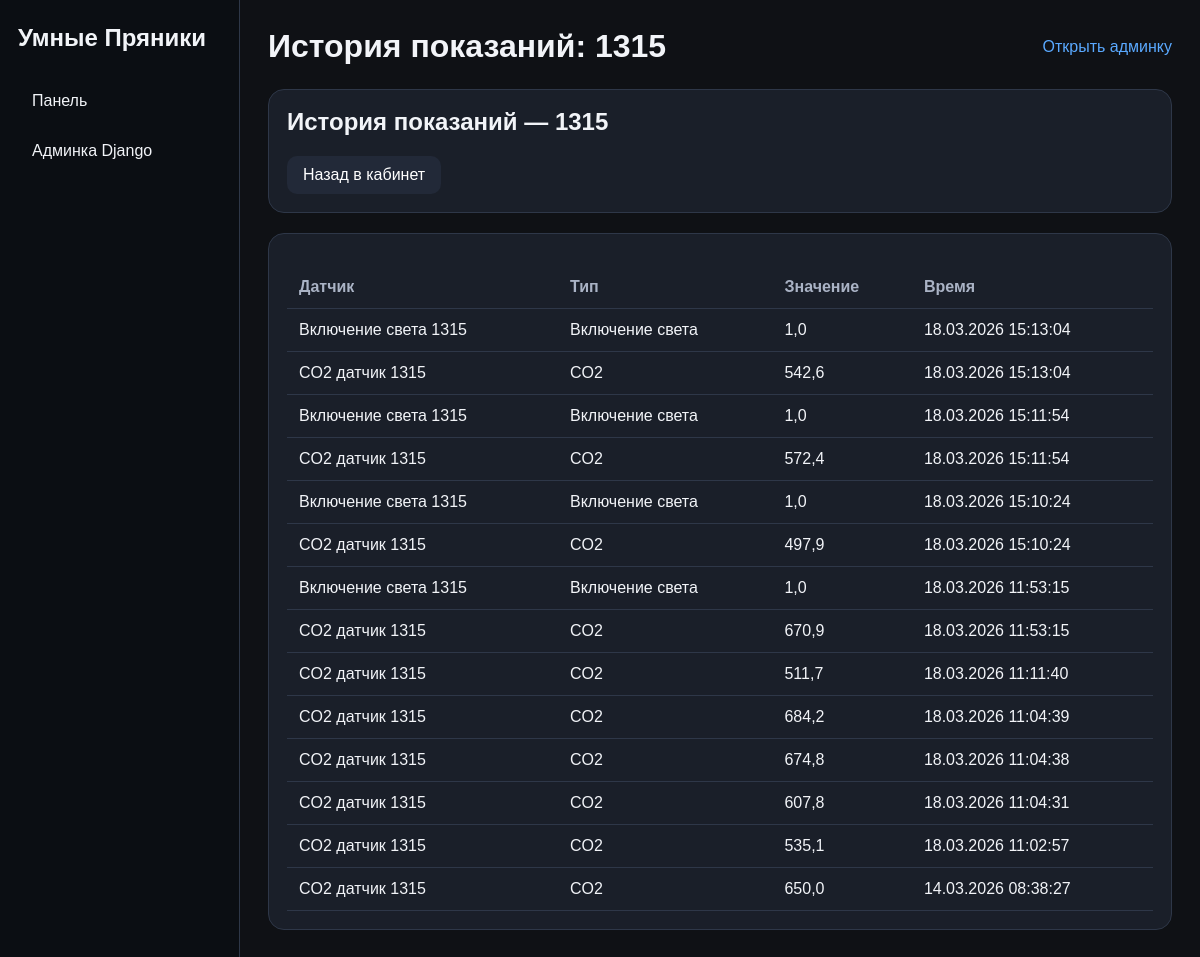
The page /dashboard/room/1/history/ (signed in) on the database its author committed.
### university/models.py (models this page shows, shortened)
class Room(models.Model):
    name = models.CharField("Название кабинета", max_length=50)
    floor = models.IntegerField("Этаж")
    chairs = models.IntegerField("Количество стульев", default=0)
    desks = models.IntegerField("Количество парт", default=0)
    computers = models.IntegerField("Количество компьютеров", default=0)
    windows = models.IntegerField("Количество окон", default=0)
    conditioners = models.IntegerField("Количество кондиционеров", default=0)
    description = models.TextField("Описание кабинета", blank=True)
    class Meta:
        verbose_name = "Кабинет"
        verbose_name_plural = "Кабинеты"

class SensorData(models.Model):
    sensor = models.ForeignKey(Sensor, verbose_name="Датчик", on_delete=models.CASCADE)
    value = models.FloatField("Значение")
    created_at = models.DateTimeField("Время записи", auto_now_add=True)
    class Meta:
        verbose_name = "Показание датчика"
        verbose_name_plural = "Показания датчиков"
        ordering = ('-created_at',)

class Sensor(models.Model):
    STATUS_CHOICES = [
        ("active", "Работает"),
        ("error", "Ошибка"),
        ("disabled", "Выключен"),
    ]
    room = models.ForeignKey(Room, verbose_name="Кабинет", on_delete=models.CASCADE)
    sensor_type = models.ForeignKey(SensorType, verbose_name="Тип датчика", on_delete=models.CASCADE)
    name = models.CharField("Название датчика", max_length=100)
    status = models.CharField("Статус", max_length=20, choices=STATUS_CHOICES, default="active")
    last_value = models.FloatField("Последнее значение", null=True, blank=True)
    last_updated = models.DateTimeField("Время последнего обновления", auto_now=True)
    class Meta:
        verbose_name = "Датчик"
        verbose_name_plural = "Датчики"

class SensorType(models.Model):
    name = models.CharField("Название типа датчика", max_length=100)
    class Meta:
        verbose_name = "Тип датчика"
        verbose_name_plural = "Типы датчиков"

### university/views.py (the view)
# urls.py: path("dashboard/room/<int:room_id>/history/", views.room_history, name="room_history"),
@staff_member_required
def room_history(request, room_id):
    room = get_object_or_404(Room, pk=room_id)
    history = (
        SensorData.objects.filter(sensor__room=room)
        .select_related("sensor", "sensor__sensor_type")
        .order_by("-created_at")[:100]
    )
    context = {
        "room": room,
        "history": history,
        "title": f"История показаний: {room.name}",
    }
    return render(request, "dashboard/history.html", context)

### university/templates/dashboard/history.html
{% extends "dashboard/base.html" %}
{% block content %}
<div class="card">
    <h2>История показаний — {{ room.name }}</h2>
    <div class="actions">
        <a class="btn btn-secondary" href="{% url 'university:room_detail' room.id %}">Назад в кабинет</a>
    </div>
</div>
<div class="card" style="margin-top: 20px;">
    <table>
        <thead>
            <tr>
                <th>Датчик</th>
                <th>Тип</th>
                <th>Значение</th>
                <th>Время</th>
            </tr>
        </thead>
        <tbody>
            {% for item in history %}
                <tr>
                    <td>{{ item.sensor.name }}</td>
                    <td>{{ item.sensor.sensor_type.name }}</td>
                    <td>{{ item.value }}</td>
                    <td>{{ item.created_at|date:"d.m.Y H:i:s" }}</td>
                </tr>
            {% empty %}
                <tr>
                    <td colspan="4">История пуста.</td>
                </tr>
            {% endfor %}
        </tbody>
    </table>
</div>
{% endblock %}

### university/templates/dashboard/base.html (style rules this page uses)
:root { --bg: #0f1115; --card: #1a1f29; --card-2: #222938; --text: #f2f4f8; --muted: #aab3c5; --accent: #5aa9ff; --ok: #38c172; --warn: #f2c94c; --bad: #ff6b6b; --border: #2e3748; }
* { box-sizing: border-box; }
body { margin: 0; font-family: Arial, sans-serif; background: var(--bg); color: var(--text); }
.card { background: var(--card); border: 1px solid var(--border); border-radius: 16px; padding: 18px; }
.card h3, .card h2, .card h1 { margin-top: 0; }
.btn { display: inline-block; padding: 10px 16px; border-radius: 10px; background: var(--accent); color: white; text-decoration: none; border: none; cursor: pointer; }
.btn-secondary { background: var(--card-2); }
.actions { display: flex; gap: 10px; flex-wrap: wrap; margin-top: 12px; }
table { width: 100%; border-collapse: collapse; margin-top: 14px; }
th, td { padding: 12px; border-bottom: 1px solid var(--border); text-align: left; }
th { color: var(--muted); }

### rows shown on the page
Room: name "1315"
SensorData: sensor.name "Включение света 1315", sensor.sensor_type.name "Включение света", value "1,0", created_at "18.03.2026 15:13:04"
SensorData: sensor.name "CO2 датчик 1315", sensor.sensor_type.name "CO2", value "542,6", created_at "18.03.2026 15:13:04"
SensorData: sensor.name "Включение света 1315", sensor.sensor_type.name "Включение света", value "1,0", created_at "18.03.2026 15:11:54"
SensorData: sensor.name "CO2 датчик 1315", sensor.sensor_type.name "CO2", value "572,4", created_at "18.03.2026 15:11:54"
SensorData: sensor.name "Включение света 1315", sensor.sensor_type.name "Включение света", value "1,0", created_at "18.03.2026 15:10:24"
SensorData: sensor.name "CO2 датчик 1315", sensor.sensor_type.name "CO2", value "497,9", created_at "18.03.2026 15:10:24"
SensorData: sensor.name "Включение света 1315", sensor.sensor_type.name "Включение света", value "1,0", created_at "18.03.2026 11:53:15"
SensorData: sensor.name "CO2 датчик 1315", sensor.sensor_type.name "CO2", value "670,9", created_at "18.03.2026 11:53:15"
SensorData: sensor.name "CO2 датчик 1315", sensor.sensor_type.name "CO2", value "511,7", created_at "18.03.2026 11:11:40"
SensorData: sensor.name "CO2 датчик 1315", sensor.sensor_type.name "CO2", value "684,2", created_at "18.03.2026 11:04:39"
SensorData: sensor.name "CO2 датчик 1315", sensor.sensor_type.name "CO2", value "674,8", created_at "18.03.2026 11:04:38"
SensorData: sensor.name "CO2 датчик 1315", sensor.sensor_type.name "CO2", value "607,8", created_at "18.03.2026 11:04:31"
SensorData: sensor.name "CO2 датчик 1315", sensor.sensor_type.name "CO2", value "535,1", created_at "18.03.2026 11:02:57"
SensorData: sensor.name "CO2 датчик 1315", sensor.sensor_type.name "CO2", value "650,0", created_at "14.03.2026 08:38:27"

### other values the page prints
{{ title|default:"Панель администратора" }} "История показаний: 1315"
